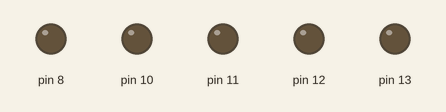
Simulated run of this sketch. Board: Arduino Uno, built with avr-gcc and run on an emulated ATmega328P. Shown: output pins drawn as LEDs (lit = HIGH).

Above: at 0.85 s.
At 4.75 s:
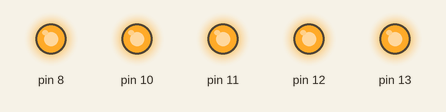
Timing chart, 0 to 7.7 s (numbered marks = the images above):
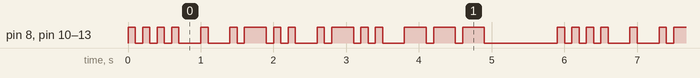

Measured:
- by itself, pin 8, pin 10–13: moves between LOW and HIGH, repeating every 5.9 s
- by itself, everything shown: repeats every 5.9 s, in 32 steps

The sketch:

hello_blink.ino
```cpp
/*

Example sketch 01

BLINKING A LED

  Turn an LED on for one second, off for one second,
  and repeat forever.

Hardware connections:

  Most Arduinos already have an LED and resistor connected to
  pin 13, so you may not need any additional circuitry.

  But if you'd like to connect a second LED to pin 13, or use
  a different pin, follow these steps:

    Connect the positive side of your LED (longer leg) to Arduino
    digital pin 13 (or another digital pin, don't forget to change
    the code to match).

    Connect the negative side of your LED (shorter leg) to a
    330 Ohm resistor (orange-orange-brown). Connect the other side
    of the resistor to ground.

    pin 13 _____ + LED - _____ 330 Ohm _____ GND

    (We always use resistors between the Arduino and and LEDs
    to keep the LEDs from burning out due to too much current.)

This sketch was written by SparkFun Electronics,
with lots of help from the Arduino community.
This code is completely free for any use.
Visit http://www.arduino.cc to learn about the Arduino.

Version 2.0 6/2012 MDG
*/


// Welcome to Arduino!

// If you're brand-new to this, there will be some new things to
// learn, but we'll jump right in and explain things as we go.

// The Arduino is a tiny computer that runs programs called
// "sketches". These are text files written using instructions
// the computer understances. You're reading a sketch right now.

// Sketches have computer code in them, but also (hopefully)
// "comments" that explain what the code does. Comments and code
// will have different colors in the editor so you can tell them
// apart.

// This is a comment - anything on a line after "//" is ignored
// by the computer.

/* This is also a comment - this one can be multi-line, but it
must start and end with these characters */

// A "function" is a named block of code, that performs a specific,
// well, function. Many useful functions are already built-in to
// the Arduino; others you'll name and write yourself for your
// own purposes.

// All Arduino sketches MUST have two specific functions, named
// "setup()" and "loop()". The Arduino runs these functions
// automatically when it starts up or if you press the reset
// button. You'll typically fill these function "shells" with your
// own code. Let's get started!


// The setup() function runs once when the sketch starts.
// You'll use it for things you need to do first, or only once:


void setup()
{
  // The Arduino has 13 digital input/output pins. These pins
  // can be configured as either inputs or outputs. We set this
  // up with a built-in function called pinMode().

  // The pinMode() function takes two values, which you type in
  // the parenthesis after the function name. The first value is
  // a pin number, the second value is the word INPUT or OUTPUT.

  // Here we'll set up pin 13 (the one connected to a LED) to be
  // an output. We're doing this because we need to send voltage
  // "out" of the Arduino to the LED.

  pinMode(13, OUTPUT);
  pinMode(12, OUTPUT);
  pinMode(11, OUTPUT);
  pinMode(10, OUTPUT);
  pinMode(8, OUTPUT);

  // By the way, the Arduino offers many useful built-in functions
  // like this one. You can find information on all of them at the
  // Arduino website: http://arduino.cc/en/Reference
}


   int duration = 100;


void loop()
{
  char message[] = {'H','E','L','L','O'};

  for(int i = 0; i<5;i++)
  {
    tell(message[i]);
  }

  delay(duration*7);
}

void turnOn()
{
  digitalWrite(13, HIGH);
  digitalWrite(12, HIGH);
  digitalWrite(11, HIGH);
  digitalWrite(10, HIGH);
  digitalWrite(8, HIGH);
}

void turnOff()
{
  digitalWrite(13, LOW);
  digitalWrite(12, LOW);
  digitalWrite(11, LOW);
  digitalWrite(10, LOW);
  digitalWrite(8, LOW);
}

void tell(char letter)
{
  if(letter == 'E')   //.
  {
      turnOn();
      delay(duration);
      turnOff();
  }

  if(letter == 'H')   //....
  {
    turnOn();
    delay(duration);
    turnOff();
    delay(duration);

    turnOn();
    delay(duration);
    turnOff();
    delay(duration);

    turnOn();
    delay(duration);
    turnOff();
    delay(duration);

    turnOn();
    delay(duration);
    turnOff();
  }

  if(letter == 'L')   //.-..
  {
    turnOn();
    delay(duration);
    turnOff();
    delay(duration);

    turnOn();
    delay(3*duration);
    turnOff();
    delay(duration);

    turnOn();
    delay(duration);
    turnOff();
    delay(duration);

    turnOn();
    delay(duration);
    turnOff();
  }

  if(letter == 'O')   //---
  {
    turnOn();
    delay(3*duration);
    turnOff();
    delay(duration);

    turnOn();
    delay(3*duration);
    turnOff();
    delay(duration);

    turnOn();
    delay(3*duration);
    turnOff();
  }

  delay(3*duration);
}
```
